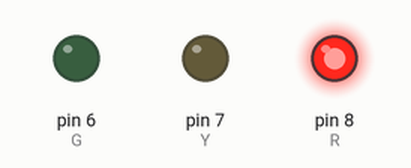
Bench run of a sketch on a simulated Arduino Uno, built with avr-gcc and run on an emulated ATmega328P. On the bench: output pins drawn as LEDs (lit = HIGH).

Above: at 0.2 s.
At 1.2 s:
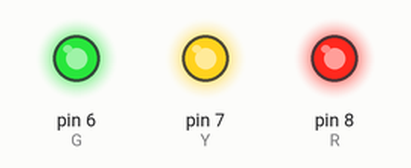
At 1.7 s:
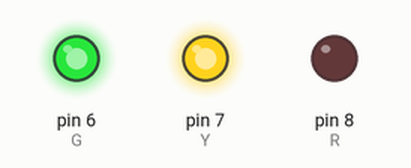
At 3.2 s:
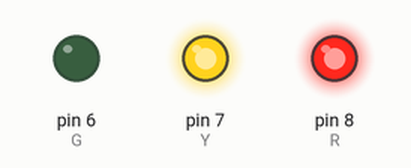
At 4.7 s:
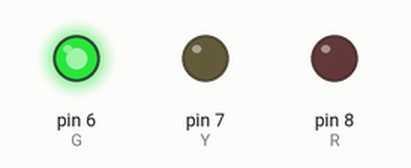
Timing chart, 0 to 5.8 s (numbered marks = the images above):
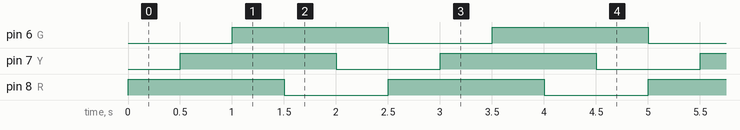

The sketch:

Assignment_2RYG_blink.ino
```cpp
//controlling 3 LEDs
// Red - D8
// Yellow - D7
//Green - D6

const int R = 8;
const int Y = 7;
const int G = 6;
const int interval = 500;


void setup()
{
  pinMode(R, OUTPUT);
  pinMode(Y, OUTPUT);
  pinMode(G, OUTPUT);
}

void loop()
{
  //turn on R, Y, G in sequence
  digitalWrite(R, HIGH);
  delay(interval);
  digitalWrite(Y, HIGH);
  delay(interval);
  digitalWrite(G, HIGH);
  delay(interval);

  //turn of LED in sequence
  digitalWrite(R, LOW);
  delay(interval);
  digitalWrite(Y, LOW);
  delay(interval);
  digitalWrite(G, LOW);
}
```

Measured:
- by itself, pin 6 (G), pin 7 (Y), pin 8 (R): alternates HIGH for 1.5 s and LOW for 1.0 s
- by itself, everything shown: repeats every 2.5 s, in 6 steps
